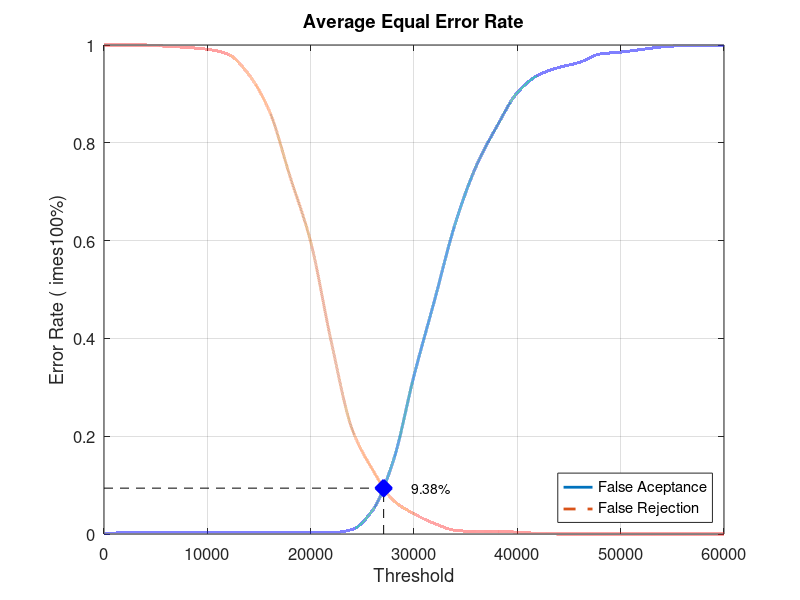
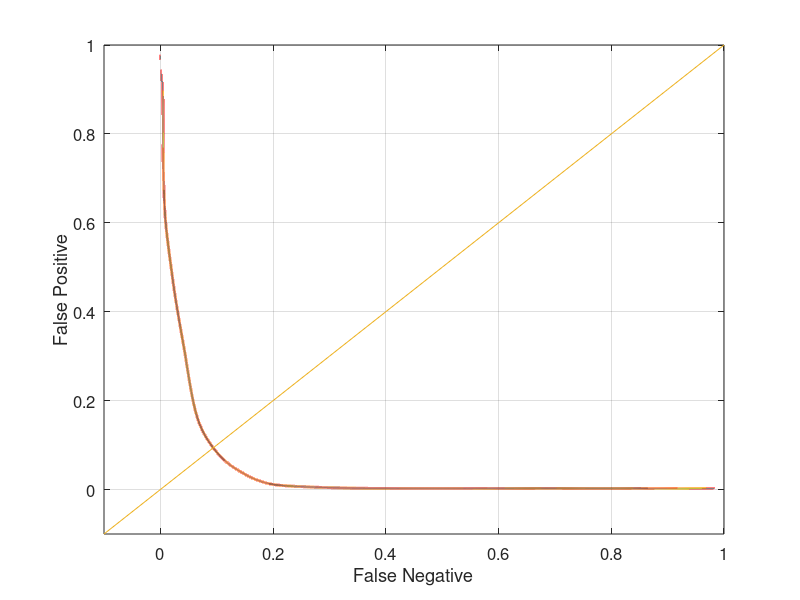

Here is the MATLAB script that generated these plots, in order:
close all;
clear;
clc;
x = 0:2000:60000;
xq = 0:0.5:60000;

y0 = [0 0.00263158 0.00263158 0.00263158 0.00263158 0.00263158 0.00263158 0.00263158 0.00263158 0.00263158 0.00263158 0.00263158 0.00921053 0.0486842 0.15 0.323684 0.478947 0.635526 0.751316 0.832895 0.902632 0.938158 0.953947 0.964474 0.981579 0.985526 0.990789 0.996053 0.998684 0.998684 1]
yy0 = interp1(x, y0, xq, 'pchip');
y1 = [1 1 1 0.9975 0.995 0.99125 0.98125 0.94 0.865 0.73125 0.5975 0.3925 0.215 0.13125 0.06875 0.04125 0.02125 0.0075 0.005 0.005 0.00375 0.00125 0 0 0 0 0 0 0 0 0]
yy1 = interp1(x, y1, xq, 'pchip');

% Calculating EER: 
y2 = abs(y0 - y1);
find(y2 == min(y2))
yy2 = abs(yy0 - yy1);
xEER = find(yy2 == min(yy2));
xEERIndex = xq(xEER) % X-axis EER
yEER = yy0(xEER) % Y-axis EER

main = figure
plot(xq, yy0,'-','LineWidth', 2);	hold on
plot(xq, yy1,'--','LineWidth', 2);	hold on
plot([xEERIndex xEERIndex], [0 yEER], 'k--');	hold on
plot([0 xEERIndex], [yEER yEER], 'k--');	hold on
plot(xEERIndex, yEER, 'bx', 'LineWidth', 10);	hold on
text(xEERIndex + 10 * xEERIndex / 100, yEER, [num2str(round((10000 * yEER)) / 100) '%'])
legend('False Aceptance', 'False Rejection', 'Location', 'SouthEast')
xlabel('Threshold')
ylabel('Error Rate (	imes100%)')
title('Average Equal Error Rate')
set(gca, 'FontSize', 12)
axis([0 60000 0 1])
grid on

print(main, 'Experiment4AverageMain', '-dpng');
FNRxFPR = figure('Color', [1 1 1]);
plot(yy1, yy0, '-', yy1, yy0, 'LineWidth', 2);
hold on
y = -0.1:0.1:1
plot(y, y); 
set(gca, 'FontSize', 12)
xlabel('False Negative')
ylabel('False Positive')
axis([-0.1 1 -0.1 1])
set(gca, 'FontSize', 12)
grid on

print(FNRxFPR, 'Experiment4AverageFNRxFPR','-dpng');
